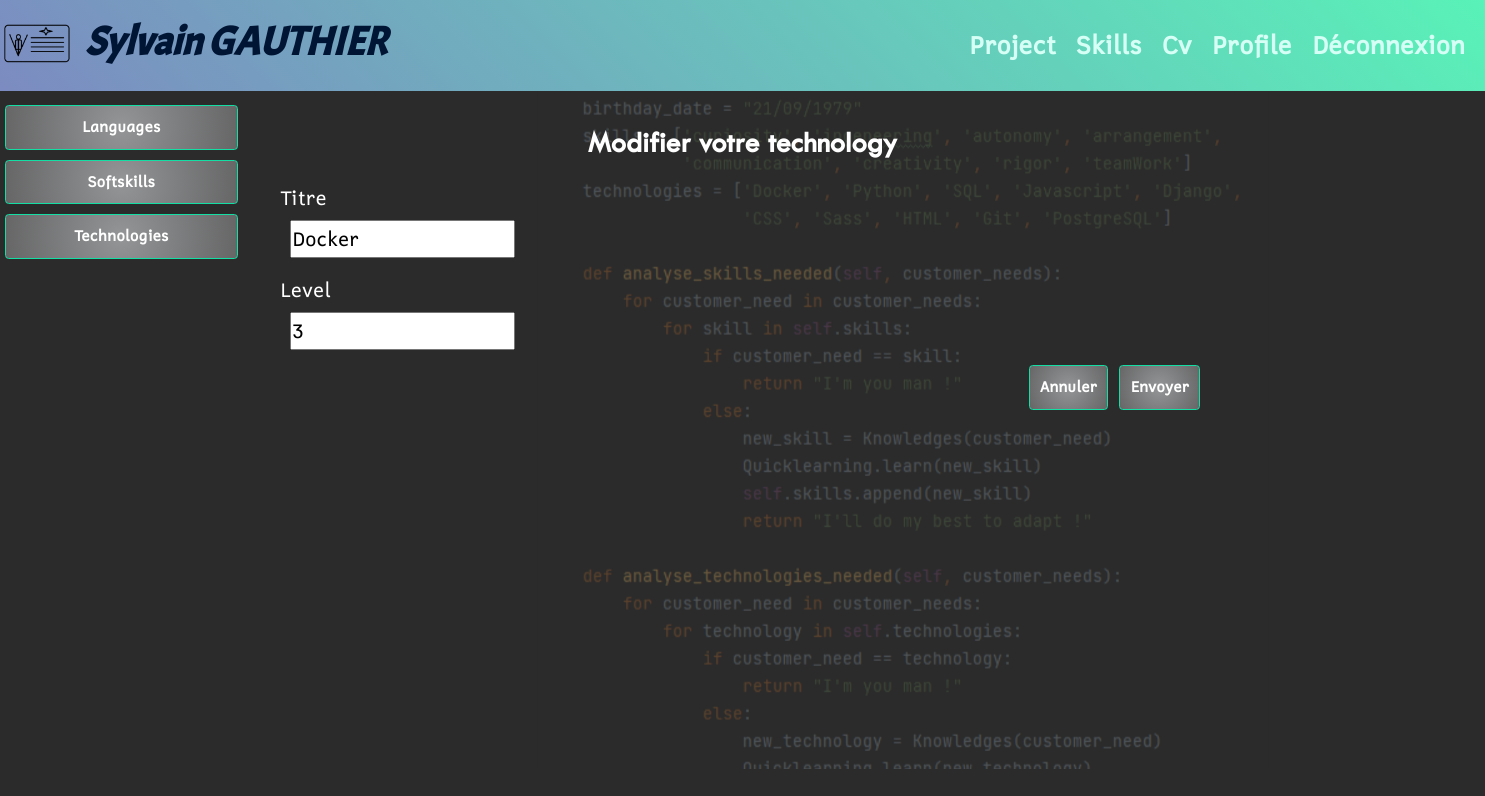
The app's page /skill/technology/8/edit/ (signed in) with its own data.
### users/models/customuser.py (models this page shows, shortened)
class CustomUser(AbstractUser):
    first_name = models.CharField(
        max_length=25,
        verbose_name='First name',
        blank=True
    )
    last_name = models.CharField(
        max_length=25,
        verbose_name='Last name'
    )
    email = models.EmailField(
        max_length=100,
        verbose_name='Email',
        unique=True
    )
    phone_number_regex = RegexValidator(
        regex='(0|\\+33|0033)[1-9][0-9]{8}'
    )
    phone = models.CharField(
        max_length=20,
        verbose_name='Phone',
        blank=True,
        validators=[phone_number_regex]
    )
    mobile = models.CharField(
        max_length=20,
        verbose_name='Mobile',
        blank=True,
        validators=[phone_number_regex]
    )
    birth_date = models.DateField(
        blank=True,
        null=True
    )
    number = models.PositiveIntegerField(
        validators=[MaxValueValidator(9999)],
        blank=True,
        null=True,
        verbose_name='Street number'
    )
    street = models.CharField(
        max_length=100,
        blank=True,
        null=True,
        verbose_name='Street name'
    )
    city = models.CharField(
        max_length=64,
        blank=True,
        null=True,
        verbose_name='City'
    )
    state = models.CharField(
        max_length=2,
        validators=[MinLengthValidator(2)],
        blank=True,
        null=True,
        verbose_name='State'
    )
    zip_code = models.PositiveIntegerField(
        validators=[MaxValueValidator(99999)],
        blank=True,
        null=True,
        verbose_name='Zip code'
    )
    country = CountryField(
        blank_label="(select country)",
        blank=True,
        null=True,
        verbose_name='Country'
    )
    linkedin_url = models.URLField(
        max_length=200,
        blank=True,
        null=True
    )
    profile_photo = models.ImageField(
        verbose_name='photo de profile',
        default='default_profile.png'
    )
    guest_access_code = models.CharField(
        max_length=20,
        blank=True,
        null=True,
        verbose_name='Guest Access Code'
    )
    guest_access_code_set_at = models.DateTimeField(
        blank=True,
        null=True,
        verbose_name='Guest Access Code Set At'
    )
    IMAGE_MAX_SIZE = (215, 215)

### skill/models/technology.py (models this page shows, shortened)
class Technology(models.Model):
    title = models.CharField(
        verbose_name='technology',
        max_length=40,
        blank=False,
        null=False
    )
    level = models.PositiveIntegerField(validators=[MinValueValidator(0),
                                                    MaxValueValidator(5)],
                                        default=0,
                                        verbose_name='Level')
    user = models.ForeignKey(settings.AUTH_USER_MODEL,
                             null=True,
                             on_delete=models.CASCADE)
    class Meta:
        verbose_name_plural = 'Technologies'

### skill/views/technology_views.py (the view)
# urls.py: path('technology/<int:technology_id>/edit/', skill.views.technology_views.edit_technology,
@login_required
def edit_technology(request, technology_id):
    technology = get_object_or_404(Technology,
                                   id=technology_id)
    edit_form = technologyform.TechnologyForm(instance=technology)
    if request.method == 'POST':
        edit_form = technologyform.TechnologyForm(request.POST,
                                                  instance=technology)
        if edit_form.is_valid():
            edit_form.save()
            return redirect('skill:technology_home')
    context = {
        'technology': technology,
        'edit_form': edit_form,
    }
    return render(request,
                  'skill/edit_technology.html',
                  context=context)

### skill/forms/technologyform.py
class TechnologyForm(forms.ModelForm):
    def __init__(self, *args, **kwargs):
        super().__init__(*args, **kwargs)
        self.label_suffix = ""  # Remove : as label suffix
    edit_technology = forms.BooleanField(widget=forms.HiddenInput,
                                         initial=True)
    class Meta:
        model = Technology
        fields = [
            'title',
            'level'
        ]

### skill/templates/skill/edit_technology.html (shortened to what this page needs)
{% extends 'index.html' %}
{% block sidebar %}
    {% include 'skill/partials/skills_menu_snippet.html' %}
{% endblock sidebar %}
{% block content %}
    {% if technology.user == request.user %}
        <h2 class="text-center mb-4">Modifier votre technology</h2>
        <div class="d-block p-2">
            <form method="post" enctype="multipart/form-data">
                <label class="ms-3" for="{{ edit_form.title.id }}">Titre</label>
                <div class="ms-4 mb-3 p-2">
                    {{ edit_form.title}}
                </div>
                <label class="ms-3" for="{{ edit_form.level.id }}">Level</label>
                <div class="ms-4 mb-3 p-2">
                    {{ edit_form.level}}
                </div>
                {% include 'skill/partials/validation_buttons_snippet.html' with word='Envoyer' %}
            </form>
        </div>
    {% else %}
        {% include 'skill/access_denied.html' %}
    {% endif %}
{% endblock content %}

### templates/index.html (shortened to what this page needs)
<!DOCTYPE html>
{% load static %}
<html lang="fr">
<head>
    <link rel="stylesheet" href="{% static 'css/bootstrap.css' %}">
    <link rel="stylesheet" href="{% static 'css/style.css' %}">
    <link rel="stylesheet" type="text/css" href="{% static 'css/cv_printing.css' %}" media="print">
</head>
<body>
    <header class="fixed-content">
        <nav class="navbar navbar-expand-sm">
            <a class="navbar-brand" href="{% url 'index' %}">
                <img src="{% static 'img/VcardOline_logo.png' %}">
            </a>
        {% if user.is_authenticated %}
                <h1 class="header__logo">
                    {{ user.first_name }} {{ user.last_name }}
                </h1>
        {% elif access_code %}
                 <h1 class="header__logo">
                    {{ inviter.first_name }} {{ inviter.last_name }}
                 </h1>
        {% else %}
                <h1 class="header__logo">
                    VCard Online
                </h1>
        {% endif %}
            <div class="collapse navbar-collapse" id="navbarSupportedContent">
                <ul class="navbar-nav ms-auto mx-4">
                {% if user.is_authenticated %}
                    <li class="nav-item nav__link"> <a class="nav-link" href="{% url 'project:project_home' %}">Project</a> </li>
                    <li class="nav-item nav__link"> <a class="nav-link" href="{% url 'skill:skill_home' %}">Skills</a> </li>
                    <li class="nav-item nav__link"> <a class="nav-link" href="{% url 'cv:cv_home' %}">Cv</a> </li>
                    <li class="nav-item nav__link"> <a class="nav-link" href="{% url 'users:profile_home' %}">Profile</a> </li>
                    <li class="nav-item nav__link"> <a class="nav-link" href="{% url 'users:logout' %}">Déconnexion</a> </li>
                {% else %}
                    <li class="nav-item nav__link"> <a class="nav-link" href="{% url 'access_code' %}">enter ID</a> </li>
                    <li class="nav-item nav__link"> <a class="nav-link" href="{% url 'users:login' %}">login</a> </li>
                    <li class="nav-item nav__link"> <a class="nav-link" href="{% url 'users:signup' %}">signup</a> </li>
                {% endif %}
                </ul>
            </div>
        </nav>
    </header>
    <div class="background-image kenburns-bottom-left"></div>
    <div class="mainscreen row">
        {% if user.is_authenticated or access_code %}
            <div class="sidebar col-sm-2">
                {% block sidebar %}{% endblock sidebar %}
            </div>
            <div class="display col-sm-8">
        {% else %}
            <div class="display col-12">
        {% endif %}
            <section class="container">
                {% block content %}{% endblock content %}
            </section>
        </div>
    </div>
</body>
</html>

### static/css/style.css (style rules this page uses)
.kenburns-bottom-left { -webkit-animation: kenburns-bottom-left 5s ease-out both; animation: kenburns-bottom-left 5s ease-out both; }
*, *::after, *::before { margin: 0; padding: 0; box-sizing: inherit; }
html { font-size: 62.5%; }
body { box-sizing: border-box; background: #2b2b2b; }
h1 { font-family: "acmeregular", sans-serif; font-weight: 900; font-size: 5rem; font-style: italic; }
h2 { font-family: "fontscorecomttwcenmt", sans-serif; font-weight: 900; font-size: 3rem; margin-bottom: 2rem; }
.fixed-content { top: 0; position: fixed; }
.background-image { position: absolute; background-image: url("../img/background_sga.png"); background-size: auto auto; background-position: center; background-repeat: no-repeat; width: 100%; height: 80%; opacity: 0.3; z-index: -1; }
body { font-family: "cadmanregular", sans-serif; color: black; font-size: 2rem; font-weight: 300; line-height: 1.7; }
header { width: 100%; height: auto; z-index: 3; }
header img { width: 75px; height: 75px; }
.header__logo { font-size: 4rem; color: #001534; }
.navbar { background: rgb(124, 139, 193); background: linear-gradient(45deg, rgb(124, 139, 193) 0%, rgb(89, 242, 184) 100%); }
.nav__link { display: inline; font-size: 2.5rem; margin-left: 1rem; }
.nav__link a { text-decoration: none; color: #D6FFF5; font-weight: 900; }
.container { margin-top: auto; padding: 1.5rem 1.5rem 1.5rem 1.5rem; border: none; }
.mainscreen { color: #fff; margin-top: 110px; }
.display { margin: auto; }
.sidebar { background: #2b2b2b; justify-content: center; top: 10rem; position: fixed; z-index: 2; }

### static/css/cv_printing.css (style rules this page uses)
@media all { header, header__logo, header img, nav, button, .quote, footer { display: none; } }
@media all { html { font-size: 40%; } }
@media all { body { box-sizing: border-box; background: none; } }
@media all { h1 { font-family: "acmeregular", sans-serif; font-weight: 900; font-size: 16pt; font-style: italic; } }
@media all { h2 { font-family: "fontscorecomttwcenmt", sans-serif; font-weight: 900; font-size: 14pt; margin-bottom: 5pt; } }
@media all { .container { border: none; } }

### records on screen
CustomUser: first_name "Sylvain", last_name "GAUTHIER"
Technology: title "Docker", level "3"
